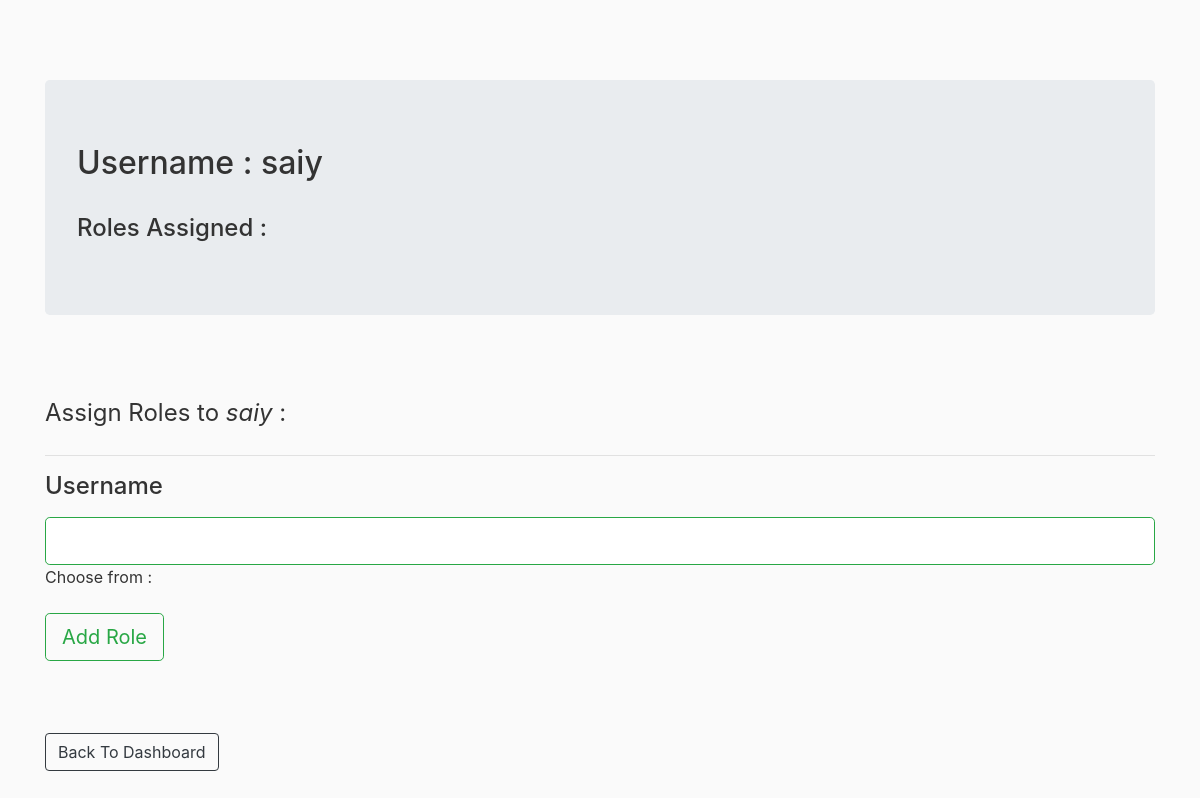
/add_roles/1 (signed in), run on an earlier commit of the app's database.
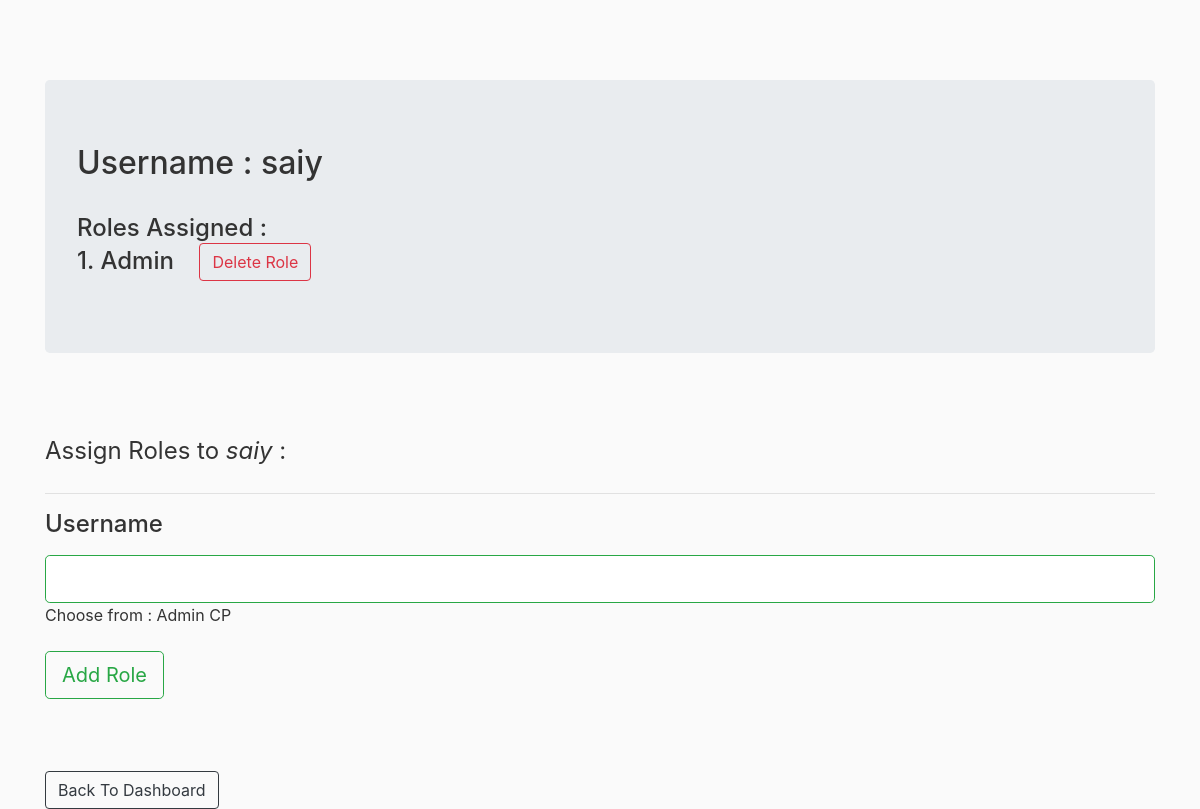
And on a later commit of the database.
### rbac/models.py (models this page shows, shortened)
class User(db.Model, UserMixin):
    id = db.Column(db.Integer, primary_key=True)
    username = db.Column(db.String(120), unique=True, nullable=False)
    password = db.Column(db.String(60), nullable=False)
    roles = db.relationship('Role', secondary='user_roles')

class Role(db.Model):
    __tablename__ = 'roles'
    id = db.Column(db.Integer(), primary_key=True)
    name = db.Column(db.String(50), unique=True)

### rbac/routes.py (the view, shortened to what this page needs)
@app.route("/add_roles/<id>", methods=['GET','POST'])
@login_required
def add_roles(id):
    form = AddRoleForm()
    u = User.query.get(id)
    allroles = []
    allr = Role.query.all()
    for role in allr:
        allroles.append(role.name)
    return render_template('add_roles.html',form=form,u=u,roles=u.roles,allroles = allroles)

### rbac/forms.py
class AddRoleForm(FlaskForm):
    name = StringField('Username', validators=[DataRequired(), Length(min=2, max=20)])
    submit = SubmitField('Add Role')

### rbac/models.py (called while the page is built)
@login_manager.user_loader
def load_user(user_id):
    return User.query.get(int(user_id))

### rbac/templates/add_roles.html (shortened to what this page needs)
{% extends "layout.html" %}
{% block content %}
    <div class="jumbotron">
        <h2>Username : {{u.username}}</h2><br>
        <h4>Roles Assigned : <br>
            {% for role in roles %}
            {{loop.index}}. {{ role.name }}&nbsp; &nbsp; <a href="{{ url_for('delete_userrole',rid=role.id,uid=u.id) }}" class="btn btn-outline-danger" >Delete Role</a>
            <br>
            {% endfor %}
        </h4>
    </div>
    <br><br>
    <form action="" method="POST">
        <fieldset>
            <legend>Assign Roles to <i> {{ u.username }}</i> : </legend>
            <hr>
            <h4>{{ form.name.label(class="form-control-label")}}</h4>
            {% if form.name.errors %}
                        {{ form.name(class="form-control form-control-lg is-invalid") }}
                        <div class="invalid-feedback">
                            {% for error in form.name.errors %}
                                <span> {{ error }} </span>
                            {% endfor %}
                        </div>
            {% else %}
                        {{ form.name(class="form-control form-control-lg is-valid") }}
            {% endif %}
            Choose from :
            {% for role in allroles %}
            {{ role }}
            {% endfor %}
            <br><br>
            {{ form.submit(class="btn btn-outline-success btn-lg")}}
        </fieldset>
    </form>
    <br><br><br>
    <a href="{{ url_for('admin') }}" class="btn btn-outline-dark" >Back To Dashboard</a>
{% endblock content %}

### rbac/templates/layout.html (shortened to what this page needs)
<!DOCTYPE html>
<html lang="en">
<head>
    <link rel="stylesheet" href="https://maxcdn.bootstrapcdn.com/bootstrap/4.0.0/css/bootstrap.min.css">
    <link rel="stylesheet" href="{{ url_for('static', filename='main.css') }}" type="text/css">
</head>
<body >
    <div class="container">
        {% block content %}
        {% endblock content %}
    </div>
</body>
</html>

### rbac/static/main.css (style rules this page uses)
body { background: #fafafa; color: #333333; margin-top: 5rem; }

What changed in the data, as far as the page shows it:
added Role: name "Admin"
added Role: name "CP", shown under "Username"
